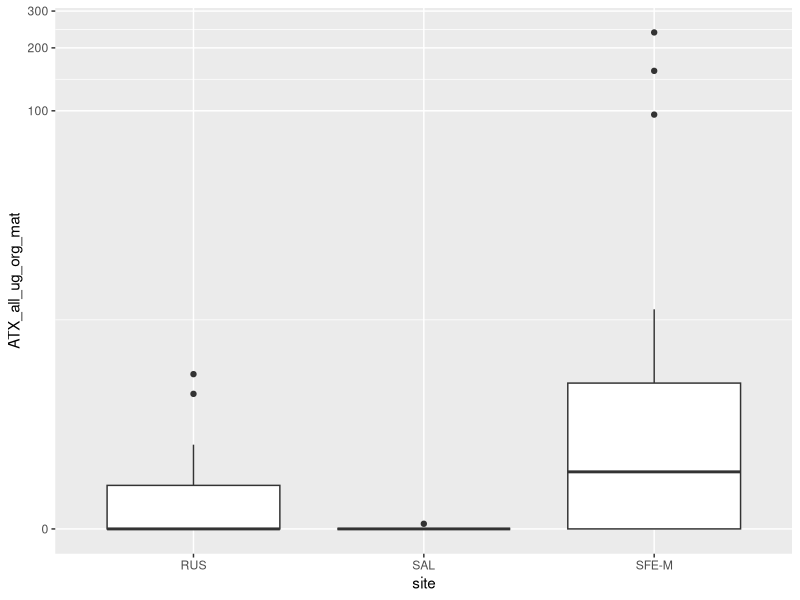
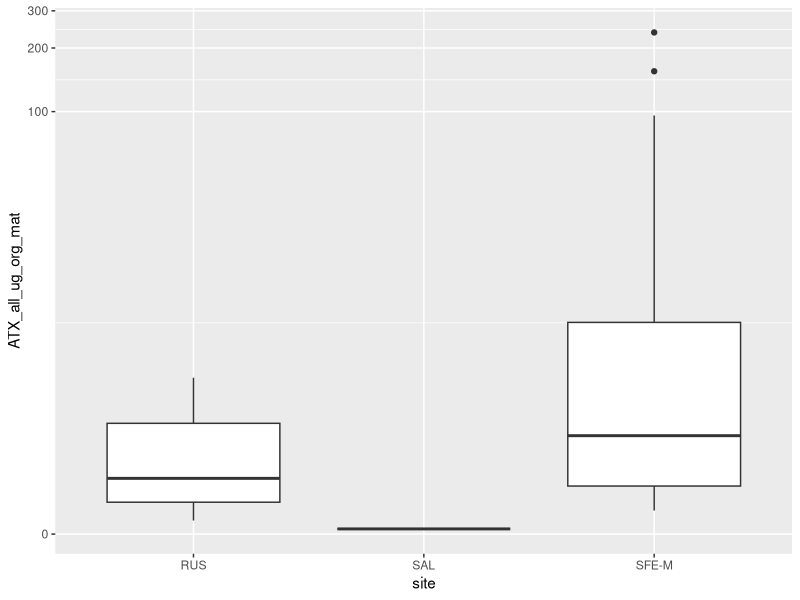
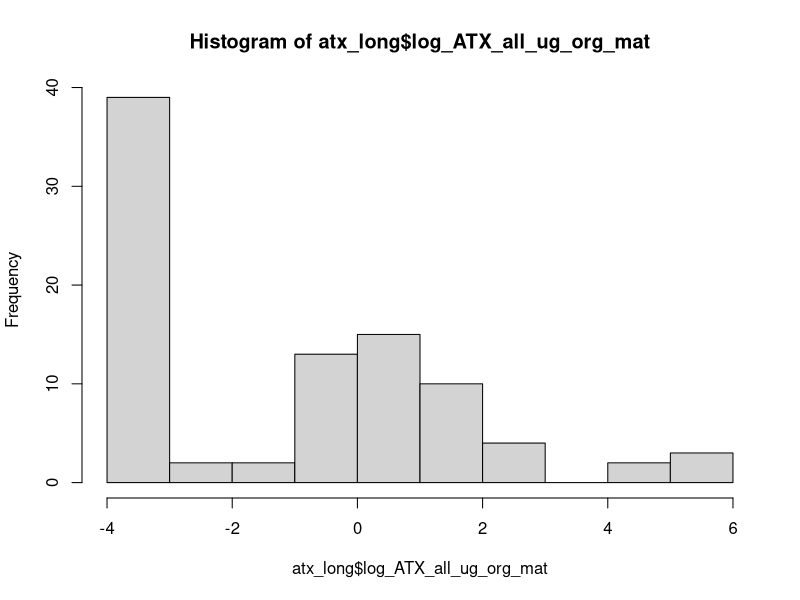
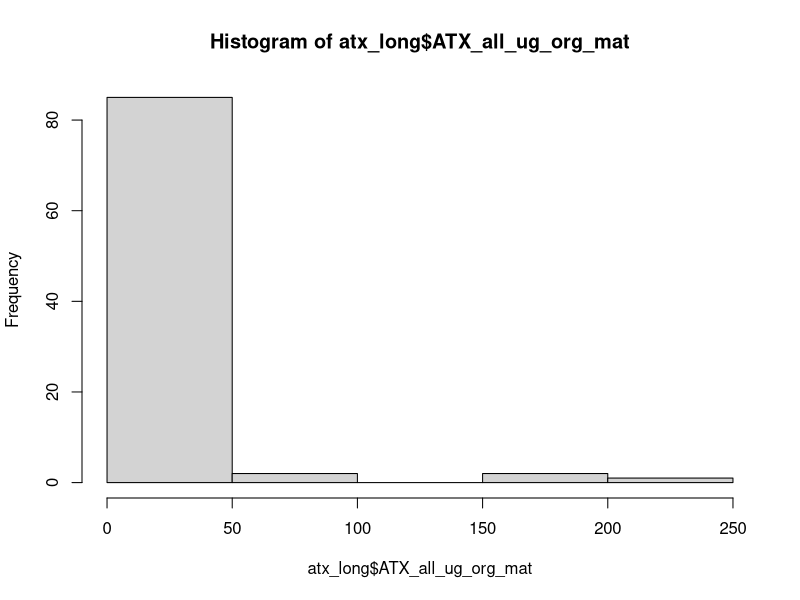

These charts were generated, in order, by the following R code:
#### Making anatoxin categories for analyses
### Jordan Zabrecky
## last edited: 06.01.2026

# This script makes anatoxin concentrations groupings (e.g., high versus low) 
# to use in Q2 analyses based on each sample type & river

#### (1) Loading libraries & data ####

# libraries
lapply(c("tidyverse"), require, character.only = T)

# read in environmental covariates & toxin data
atx <- read.csv("data/field_and_lab/environmental_covariates_and_toxins.csv") %>% 
  # will analyze congeners all together standardized by OM, 
  # so removing individual congeners and standardization by chl-a
  select(field_date, site_reach, site, TM_ATX_all_ug_orgmat_g, TAC_ATX_all_ug_orgmat_g) %>% 
  filter(year(ymd(field_date)) == 2022)

#### (2) Exploring ATX data ####

# want to add in category for NT atx (which is mean of TM & TAC when possible)
atx <- atx %>% 
  mutate(NT_ATX_all_ug_orgmat_g = case_when(is.na(TM_ATX_all_ug_orgmat_g) ~ TAC_ATX_all_ug_orgmat_g,
                                           is.na(TAC_ATX_all_ug_orgmat_g) ~ TM_ATX_all_ug_orgmat_g,
                                           TRUE ~ (TM_ATX_all_ug_orgmat_g + TAC_ATX_all_ug_orgmat_g) / 2))

# pivot to long format
atx_long <- atx %>% 
  pivot_longer(c("TM_ATX_all_ug_orgmat_g", "TAC_ATX_all_ug_orgmat_g", "NT_ATX_all_ug_orgmat_g"), 
               values_to = "ATX_all_ug_org_mat",
               names_to = "taxa_ATX") %>% 
  mutate(sample_type = case_when(taxa_ATX == "TM_ATX_all_ug_orgmat_g" ~ "TM",
                                 taxa_ATX == "TAC_ATX_all_ug_orgmat_g" ~ "TAC", 
                                 taxa_ATX == "NT_ATX_all_ug_orgmat_g" ~ "NT")) %>% 
  na.omit() %>% 
  select(!taxa_ATX)

# see distribution of all
ggplot(data = atx_long %>% na.omit() %>% filter(!c(sample_type == "NT")),
       aes(y = ATX_all_ug_org_mat, x = site)) +
  geom_boxplot() +
  scale_y_continuous(trans="pseudo_log")

# see distribution of all (with zeros removed)
ggplot(data = atx_long %>% na.omit() %>% filter(ATX_all_ug_org_mat > 0) %>% filter(!c(sample_type == "NT")), 
       aes(y = ATX_all_ug_org_mat, x = site)) +
  geom_boxplot() +
  scale_y_continuous(trans="pseudo_log")

#### (3) Log-Transforming ATX ####

# need to replace zeros with a value 
# lowest non-zero value is 0.03, how about 0.02 as zero replacement?
log(0.03) # -3.506558
log(0.02) # -3.912

# log values (replace with 0.02 when 0)
atx_long <- atx_long %>% 
  mutate(log_ATX_all_ug_org_mat = case_when(ATX_all_ug_org_mat == 0 ~ log(0.02),
                                                TRUE ~ log(ATX_all_ug_org_mat)))

# view plot
hist(atx_long$log_ATX_all_ug_org_mat) # yes, this is better
hist(atx_long$ATX_all_ug_org_mat)

#### (4) Adding ATX categories to data ####

# makes sense to just decide into upper ("high") and lower values ("low") with our sample sizes
# get medians for each sample type and river
medians <- atx_long %>% 
  # remove samples with no detections
  filter(ATX_all_ug_org_mat > 0) %>% 
  # calculate median for each sample type on each river
  group_by(site, sample_type) %>% 
  dplyr::summarize(med = median(ATX_all_ug_org_mat),
                   total_samples = length(ATX_all_ug_org_mat))

# add in categorical grouping
atx_long <- left_join(atx_long, medians, by = c("site", "sample_type")) %>% 
  mutate(atx_detected = case_when(ATX_all_ug_org_mat > 0 ~ "y",
                                  TRUE ~ "n"),
         atx_group = case_when(ATX_all_ug_org_mat <= med & ATX_all_ug_org_mat > 0 ~ "low",
                               ATX_all_ug_org_mat > med ~ "high",
                               TRUE ~ "none")) %>% 
  select(field_date, site, site_reach, sample_type, ATX_all_ug_org_mat, log_ATX_all_ug_org_mat, atx_group, atx_detected)

#### (3) Saving CSV ####

# save csv
write.csv(atx_long, "./data/field_and_lab/atx_w_categorical_groupings.csv", 
          row.names = FALSE)
